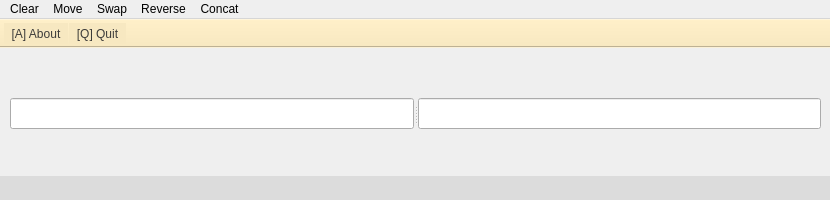
<?xml version="1.0" encoding="UTF-8"?>
<ui version="4.0">
 <class>SecondWindow</class>
 <widget class="QMainWindow" name="SecondWindow">
  <property name="windowModality">
   <enum>Qt::NonModal</enum>
  </property>
  <property name="geometry">
   <rect>
    <x>0</x>
    <y>0</y>
    <width>830</width>
    <height>200</height>
   </rect>
  </property>
  <property name="minimumSize">
   <size>
    <width>830</width>
    <height>200</height>
   </size>
  </property>
  <property name="maximumSize">
   <size>
    <width>830</width>
    <height>200</height>
   </size>
  </property>
  <property name="contextMenuPolicy">
   <enum>Qt::DefaultContextMenu</enum>
  </property>
  <property name="windowTitle">
   <string>String operation</string>
  </property>
  <widget class="QWidget" name="centralWidget">
   <widget class="QSplitter" name="splitter">
    <property name="geometry">
     <rect>
      <x>10</x>
      <y>50</y>
      <width>811</width>
      <height>31</height>
     </rect>
    </property>
    <property name="orientation">
     <enum>Qt::Horizontal</enum>
    </property>
    <widget class="QLineEdit" name="lineEdit">
     <property name="font">
      <font>
       <pointsize>11</pointsize>
      </font>
     </property>
     <property name="styleSheet">
      <string notr="true"/>
     </property>
    </widget>
    <widget class="QLineEdit" name="lineEdit_2">
     <property name="sizePolicy">
      <sizepolicy hsizetype="Expanding" vsizetype="Preferred">
       <horstretch>0</horstretch>
       <verstretch>0</verstretch>
      </sizepolicy>
     </property>
     <property name="font">
      <font>
       <pointsize>11</pointsize>
      </font>
     </property>
    </widget>
   </widget>
  </widget>
  <widget class="QStatusBar" name="statusBar">
   <property name="font">
    <font>
     <pointsize>12</pointsize>
     <italic>true</italic>
    </font>
   </property>
   <property name="styleSheet">
    <string notr="true">background-color: #DCDCDC;</string>
   </property>
  </widget>
  <widget class="QMenuBar" name="menuBar">
   <property name="geometry">
    <rect>
     <x>0</x>
     <y>0</y>
     <width>830</width>
     <height>21</height>
    </rect>
   </property>
   <widget class="QMenu" name="menuclearLeft">
    <property name="title">
     <string>Clear</string>
    </property>
    <addaction name="actionClear_left_box"/>
    <addaction name="actionClear_right_box"/>
    <addaction name="actionClear_All"/>
   </widget>
   <widget class="QMenu" name="menuMove">
    <property name="title">
     <string>Move</string>
    </property>
    <addaction name="actionFrom_left_box_to_right"/>
    <addaction name="actionFrom_right_box_to_left_box"/>
   </widget>
   <widget class="QMenu" name="menuSwap">
    <property name="title">
     <string>Swap</string>
    </property>
    <addaction name="actionSwap"/>
   </widget>
   <widget class="QMenu" name="menuReverse">
    <property name="title">
     <string>Reverse</string>
    </property>
    <addaction name="actionReverse_left_box"/>
    <addaction name="actionReverse_right_box"/>
    <addaction name="actionReverse_All"/>
   </widget>
   <widget class="QMenu" name="menuConcat">
    <property name="title">
     <string>Concat</string>
    </property>
    <addaction name="actionConcat_left_with_right"/>
    <addaction name="actionConcat_right_with_left"/>
   </widget>
   <addaction name="menuclearLeft"/>
   <addaction name="menuMove"/>
   <addaction name="menuSwap"/>
   <addaction name="menuReverse"/>
   <addaction name="menuConcat"/>
  </widget>
  <widget class="QToolBar" name="mainToolBar">
   <property name="enabled">
    <bool>true</bool>
   </property>
   <property name="styleSheet">
    <string notr="true">background: #f7e8c1;
color: #3d3c3a;</string>
   </property>
   <property name="movable">
    <bool>false</bool>
   </property>
   <attribute name="toolBarArea">
    <enum>TopToolBarArea</enum>
   </attribute>
   <attribute name="toolBarBreak">
    <bool>false</bool>
   </attribute>
   <addaction name="action_A_About"/>
   <addaction name="action_Q_Quit"/>
  </widget>
  <action name="actionClear_left_box">
   <property name="text">
    <string>Clear left box</string>
   </property>
   <property name="toolTip">
    <string>Clear left box</string>
   </property>
  </action>
  <action name="actionClear_right_box">
   <property name="text">
    <string>Clear right box</string>
   </property>
   <property name="toolTip">
    <string>Clear right box</string>
   </property>
  </action>
  <action name="actionFrom_left_box_to_right">
   <property name="text">
    <string>From left box to right box</string>
   </property>
   <property name="toolTip">
    <string>From left box to right box</string>
   </property>
  </action>
  <action name="actionFrom_right_box_to_left_box">
   <property name="text">
    <string>From right box to left box</string>
   </property>
   <property name="toolTip">
    <string>From right box to left box</string>
   </property>
  </action>
  <action name="actionSwap">
   <property name="text">
    <string>Swap</string>
   </property>
  </action>
  <action name="actionClear_All">
   <property name="text">
    <string>Clear All</string>
   </property>
  </action>
  <action name="actionReverse_left_box">
   <property name="text">
    <string>Reverse left box</string>
   </property>
   <property name="toolTip">
    <string>Reverse left box</string>
   </property>
  </action>
  <action name="actionReverse_right_box">
   <property name="text">
    <string>Reverse right box</string>
   </property>
   <property name="toolTip">
    <string>Reverse right box</string>
   </property>
  </action>
  <action name="actionReverse_All">
   <property name="text">
    <string>Reverse All</string>
   </property>
  </action>
  <action name="actionConcat_left_with_right">
   <property name="text">
    <string>Concat left with right</string>
   </property>
   <property name="toolTip">
    <string>Concat left with right</string>
   </property>
  </action>
  <action name="actionConcat_right_with_left">
   <property name="text">
    <string>Concat right with left</string>
   </property>
   <property name="toolTip">
    <string>Concat right with left</string>
   </property>
  </action>
  <action name="action_A_About">
   <property name="text">
    <string>[A] About</string>
   </property>
   <property name="toolTip">
    <string>[A] About</string>
   </property>
   <property name="shortcut">
    <string>A</string>
   </property>
  </action>
  <action name="action_Q_Quit">
   <property name="text">
    <string>[Q] Quit</string>
   </property>
   <property name="toolTip">
    <string>[Q] Quit</string>
   </property>
   <property name="shortcut">
    <string>Q</string>
   </property>
  </action>
 </widget>
 <layoutdefault spacing="6" margin="11"/>
 <resources/>
 <connections/>
</ui>
